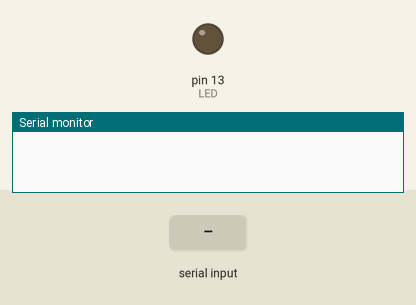
Simulated run of this sketch. Board: Arduino Uno, built with avr-gcc and run on an emulated ATmega328P. On the bench: output pins drawn as LEDs (lit = HIGH), the last lines printed to the serial monitor. The test bench sets the inputs (shaded band).

Above: at 1.2 s.
1.3 s: "E\n" received over Serial
At 2.6 s:
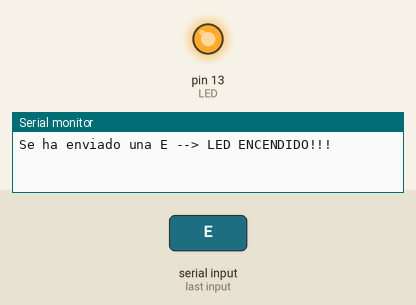
4.3 s: byte 65 ('A') received over Serial
At 4.9 s:
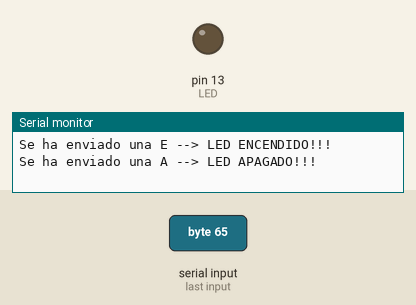
7.3 s: "e\n" received over Serial
At 8.4 s:
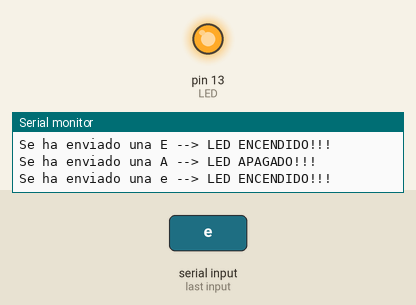
8.8 s: "A\n" received over Serial
At 9.5 s:
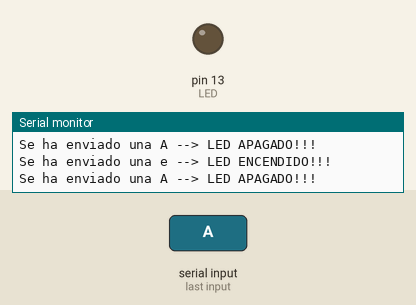
Timing chart, 0 to 11.3 s (numbered marks = the images above; inputs shaded):
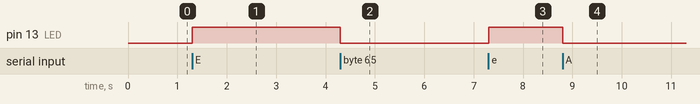

Measured:
- after the input at 1.3 s, pin 13 (LED): LOW → HIGH at once
- after the input at 4.3 s, pin 13 (LED): HIGH → LOW at once
- after the input at 7.3 s, pin 13 (LED): LOW → HIGH at once
- after the input at 8.8 s, pin 13 (LED): HIGH → LOW at once

The sketch:

7_EncenderLEDSerial.ino
```cpp
/*  TITULO: Control de un LED a través del Monitor Serie

    DESCRIPCIÓN DEL PROGRAMA

    Este programa controla un LED mediante el envío de carácteres a través del monitor serie.
    - Si mandamos "E" o "e" --> El LED se enciende.
    - Si mandamos "A" o "a" --> El LED se apaga.


    ESQUEMA DE CONEXION

                                      +-----+
         +----[PWR]-------------------| USB |--+
         |                            +-----+  |
         |         GND/RST2  [ ][ ]            |
         |       MOSI2/SCK2  [ ][ ]  A5/SCL[ ] |
         |          5V/MISO2 [ ][ ]  A4/SDA[ ] |
         |                             AREF[ ] |
         |                              GND[ ] |
         | [ ]N/C                    SCK/13[ ] |
         | [ ]IOREF                 MISO/12[ ] |
         | [ ]RST                   MOSI/11[ ]~|
         | [ ]3V3    +---+               10[ ]~|
         | [ ]5v    -| A |-               9[ ]~|
         | [ ]GND   -| R |-               8[ ] |
         | [ ]GND   -| D |-                    |
         | [ ]Vin   -| U |-               7[ ] |
         |          -| I |-               6[ ]~|
         | [ ]A0    -| N |-               5[ ]~|   LED(+)
         | [ ]A1    -| O |-               4[ ] |
         | [ ]A2     +---+           INT1/3[ ]~|
         | [ ]A3                     INT0/2[ ] |
         | [ ]A4/SDA  RST SCK MISO     TX>1[ ] |
         | [ ]A5/SCL  [ ] [ ] [ ]      RX<0[ ] |
         |            [ ] [ ] [ ]              |
         |  UNO_R3    GND MOSI 5V  ____________/
          \_______________________/

  NOTAS:

   - Cátodo(-) del LED (pata más corta) a GND a través de una R=220 ohms.

*/

  int LED = 13; // Pin digital para el LED
  char entrada; // Variable para guardar el valor del carácter enviado

  void setup()  {
    pinMode(LED, OUTPUT); // Pin digital del LED como salida.
    Serial.begin(9600); // Velocidad de comunicación en baudios.
  }

   void loop()  {
    if (Serial.available() > 0) // Si se recibe un carácter...
    {
      entrada = Serial.read(); // Guardamos el valor del carácter en la variable entrada.

      if ((entrada=='E')||(entrada=='e')) // Si el carácter recibido es "E" o "e"
      {
        digitalWrite(LED, HIGH); // Se enciende el LED
        Serial.print("Se ha enviado una "); // Mostramos valores a través del monitor serie
        Serial.write(entrada);
        Serial.print(" --> LED ENCENDIDO!!!");
        Serial.print("\n");
      }
      else if ((entrada=='A')||(entrada=='a')) // Si el carácter recibido es "A" o "a"
      {
        digitalWrite(LED, LOW); // Se apaga el LED
        Serial.print("Se ha enviado una "); // Mostramos valores a través del monitor serie
        Serial.write(entrada);
        Serial.print(" --> LED APAGADO!!!");
        Serial.print("\n");
      }
    }
  }

  /* OTRA
   * int option;
int led = 13;

void setup(){
  Serial.begin(9600);
  pinMode(led, OUTPUT);
}

void loop(){
  //si existe datos disponibles los leemos
  if (Serial.available()>0){
    //leemos la opcion enviada
    option=Serial.read();
    if(option=='a') {
      digitalWrite(led, LOW);
      Serial.println("OFF");
    }
    if(option=='b') {
      digitalWrite(led, HIGH);
      Serial.println("ON");
    }
  }
}
*/
```
